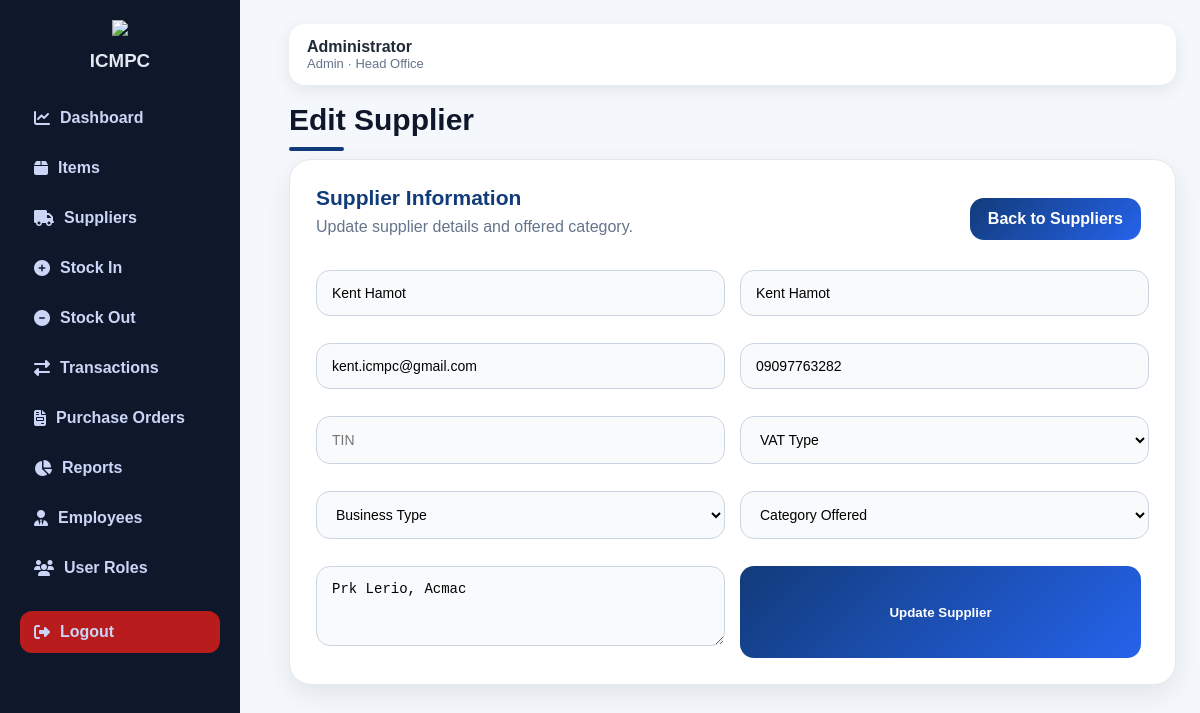
/suppliers/edit/1 (signed in), run on the app's committed database.
### tables this page shows
CREATE TABLE suppliers (
            id INTEGER PRIMARY KEY AUTOINCREMENT,
            name TEXT NOT NULL,
            email TEXT,
            phone TEXT,
            address TEXT,
            tin TEXT,
            vat_type TEXT,
            business_type TEXT,
            created_at TEXT
        , category TEXT, contact_person TEXT);

### app.py (the view, shortened to what this page needs)
@app.route("/suppliers/edit/<int:supplier_id>", methods=["GET", "POST"])
def edit_supplier(supplier_id):
    check = require_login()
    if check:
        return check
    if session.get("role") != "admin":
        return redirect(url_for("suppliers"))
    conn = get_db_connection()
    supplier = fetchone(conn, "SELECT * FROM suppliers WHERE id = ?", (supplier_id,))
    conn.close()
    return render_template("edit_supplier.html", supplier=supplier)

### app.py (called while the page is built)
def using_postgres():
    return bool(DATABASE_URL)

def get_db_connection():
    if using_postgres():
        return psycopg2.connect(DATABASE_URL, cursor_factory=psycopg2.extras.RealDictCursor)
    conn = sqlite3.connect(DATABASE)
    conn.row_factory = sqlite3.Row
    return conn

def q(sql):
    if using_postgres():
        return sql.replace("?", "%s")
    return sql

def fetchone(conn, sql, params=()):
    cur = conn.cursor()
    cur.execute(q(sql), params)
    return cur.fetchone()

def logged_in():
    return "user_id" in session

def require_login():
    if not logged_in():
        return redirect(url_for("login"))
    return None

### templates/edit_supplier.html (shortened to what this page needs)
{% extends "base.html" %}
{% block content %}
<h1>Edit Supplier</h1>
<section class="panel">
    <div class="panel-head">
        <div>
            <h2>Supplier Information</h2>
            <p style="color:#64748b; margin-top:-8px;">Update supplier details and offered category.</p>
        </div>
        <a href="{{ url_for('suppliers') }}" class="btn-link">Back to Suppliers</a>
    </div>
    <form method="POST" class="form-grid">
        <input name="name" value="{{ supplier.name or '' }}" placeholder="Supplier Name" required>
        <input name="contact_person" value="{{ supplier.contact_person or '' }}" placeholder="Contact Person">
        <input name="email" value="{{ supplier.email or '' }}" placeholder="Email">
        <input name="phone" value="{{ supplier.phone or '' }}" placeholder="Phone">
        <input name="tin" value="{{ supplier.tin or '' }}" placeholder="TIN">
        <select name="vat_type">
            <option value="">VAT Type</option>
        </select>
        <select name="business_type">
            <option value="">Business Type</option>
        </select>
        <select name="category">
            <option value="">Category Offered</option>
        </select>
        <textarea name="address" placeholder="Address">{{ supplier.address or '' }}</textarea>
        <button type="submit">Update Supplier</button>
    </form>
</section>
{% endblock %}

### static/style.css (style rules this page uses)
* { box-sizing:border-box }
body { margin:0;font-family:Arial,sans-serif;background:#f4f7fb;color:#1f2937 }
.login-card,.panel,.card { background:white;border-radius:18px;box-shadow:0 5px 18px rgba(15,23,42,.08) }
h1 { margin-top:0;color:#0f172a }
.panel { padding:22px;margin-bottom:18px;overflow-x:auto }
.panel-head { display:flex;justify-content:space-between;align-items:center;gap:12px }
.form-grid { display:grid;grid-template-columns:repeat(2,1fr);gap:14px }
input,select,textarea { width:100%;padding:12px;border:1px solid #cbd5e1;border-radius:10px;font-size:14px;margin-bottom:12px }
textarea { min-height:80px }
button,.btn-link,.btn-small { display:inline-block;background:#123b7a;color:white;border:0;border-radius:10px;padding:12px 16px;text-decoration:none;font-weight:bold;cursor:pointer;margin-right:8px }
.panel { background: white; padding: 20px; border-radius: 12px; margin-bottom: 20px; }
h1 { font-size: 28px; color: #0f172a; margin-bottom: 18px; font-weight: 800; }
h2 { color: #123b7a; font-size: 20px; margin-bottom: 16px; }
.panel, .form-box, .section { background: #ffffff; border-radius: 20px; padding: 24px; margin-bottom: 22px; box-shadow: 0 8px 24px rgba(15, 23, 42, 0.08); border: 1px solid #e5e7eb; }
.panel-head, .page-head { display: flex; justify-content: space-between; align-items: center; gap: 16px; margin-bottom: 18px; }
.form-grid { display: grid; grid-template-columns: repeat(2, 1fr); gap: 15px; }
input, select, textarea { width: 100%; padding: 13px 14px; border: 1px solid #cbd5e1; border-radius: 12px; background: #f8fafc; font-size: 14px; transition: all 0.2s ease; }
button, .btn-link, .btn-small { background: #123b7a; color: #ffffff; border: none; border-radius: 12px; padding: 12px 16px; font-weight: 700; text-decoration: none; cursor: pointer; transition: all 0.2s ease; }
.main h1 { font-size: 30px; font-weight: 800; color: #0f172a; margin-bottom: 8px; }
.main h1::after { content: ""; display: block; width: 55px; height: 4px; background: #123b7a; border-radius: 99px; margin-top: 10px; }
.panel, .section, .form-box { background: #ffffff; border-radius: 22px; padding: 26px; margin-bottom: 24px; box-shadow: 0 10px 28px rgba(15, 23, 42, 0.08); border: 1px solid #e5e7eb; }
.panel h2, .section h2, .form-box h2 { color: #123b7a; font-size: 21px; font-weight: 800; margin-top: 0; }
input, select, textarea { width: 100%; padding: 14px 15px; border-radius: 14px; border: 1px solid #cbd5e1; background: #f8fafc; font-size: 14px; }
button, .btn-link, .btn-small { background: linear-gradient(135deg, #123b7a, #2563eb); color: white !important; border: none; border-radius: 14px; padding: 12px 18px; font-weight: 800; text-decoration: none; cursor: pointer; transition: 0.2s ease; }
.panel-head { display: flex; justify-content: space-between; align-items: center; margin-bottom: 18px; }

### data on the page
suppliers: name "Kent Hamot", contact_person "Kent Hamot", email "kent.icmpc@gmail.com", phone "09097763282", address "Prk Lerio, Acmac"

### other printed values
{{ session.get("full_name") }} "Administrator"
{{ session.get("role")|replace("_", " ")|title }} "Admin"
{{ session.get("branch") }} "Head Office"
